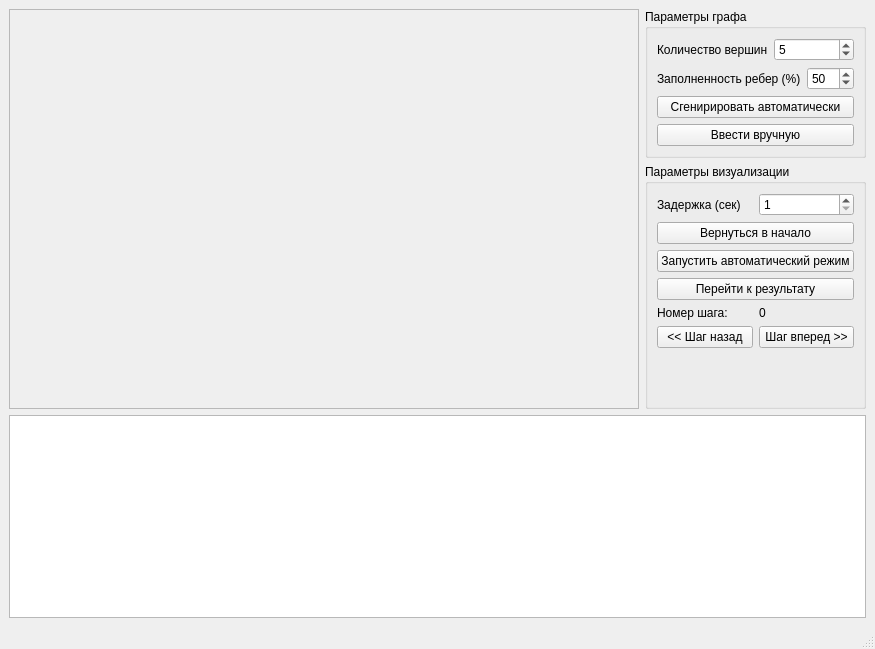
<?xml version="1.0" encoding="UTF-8"?>
<ui version="4.0">
 <class>MainWindow</class>
 <widget class="QMainWindow" name="MainWindow">
  <property name="geometry">
   <rect>
    <x>0</x>
    <y>0</y>
    <width>875</width>
    <height>649</height>
   </rect>
  </property>
  <property name="windowTitle">
   <string>Поиск Эйлерова пути</string>
  </property>
  <widget class="QWidget" name="centralwidget">
   <layout class="QVBoxLayout" name="verticalLayout_4">
    <item>
     <layout class="QHBoxLayout" name="horizontalLayout_5">
      <item>
       <widget class="QFrame" name="frGraphics">
        <property name="sizePolicy">
         <sizepolicy hsizetype="Expanding" vsizetype="Expanding">
          <horstretch>0</horstretch>
          <verstretch>0</verstretch>
         </sizepolicy>
        </property>
        <property name="minimumSize">
         <size>
          <width>600</width>
          <height>400</height>
         </size>
        </property>
        <property name="frameShape">
         <enum>QFrame::StyledPanel</enum>
        </property>
        <property name="frameShadow">
         <enum>QFrame::Raised</enum>
        </property>
       </widget>
      </item>
      <item>
       <layout class="QVBoxLayout" name="verticalLayout_3">
        <item>
         <widget class="QGroupBox" name="grbGraph">
          <property name="title">
           <string>Параметры графа</string>
          </property>
          <layout class="QVBoxLayout" name="verticalLayout">
           <item>
            <layout class="QHBoxLayout" name="horizontalLayout">
             <item>
              <widget class="QLabel" name="label">
               <property name="text">
                <string>Количество вершин</string>
               </property>
              </widget>
             </item>
             <item>
              <widget class="QSpinBox" name="spbVCount">
               <property name="minimum">
                <number>2</number>
               </property>
               <property name="value">
                <number>5</number>
               </property>
              </widget>
             </item>
            </layout>
           </item>
           <item>
            <layout class="QHBoxLayout" name="horizontalLayout_6">
             <item>
              <widget class="QLabel" name="label_4">
               <property name="text">
                <string>Заполненность ребер (%)</string>
               </property>
              </widget>
             </item>
             <item>
              <widget class="QSpinBox" name="spbEProcent">
               <property name="minimum">
                <number>2</number>
               </property>
               <property name="maximum">
                <number>100</number>
               </property>
               <property name="value">
                <number>50</number>
               </property>
              </widget>
             </item>
            </layout>
           </item>
           <item>
            <widget class="QPushButton" name="btnGenerate">
             <property name="text">
              <string>Сгенирировать автоматически</string>
             </property>
            </widget>
           </item>
           <item>
            <widget class="QPushButton" name="btnInput">
             <property name="text">
              <string>Ввести вручную</string>
             </property>
            </widget>
           </item>
          </layout>
         </widget>
        </item>
        <item>
         <widget class="QGroupBox" name="grbVisualization">
          <property name="title">
           <string>Параметры визуализации</string>
          </property>
          <layout class="QVBoxLayout" name="verticalLayout_2">
           <item>
            <layout class="QHBoxLayout" name="horizontalLayout_3">
             <item>
              <widget class="QLabel" name="label_2">
               <property name="text">
                <string>Задержка (сек)</string>
               </property>
              </widget>
             </item>
             <item>
              <widget class="QSpinBox" name="spbDelay">
               <property name="minimum">
                <number>1</number>
               </property>
               <property name="maximum">
                <number>60</number>
               </property>
               <property name="value">
                <number>1</number>
               </property>
              </widget>
             </item>
            </layout>
           </item>
           <item>
            <widget class="QPushButton" name="btnReset">
             <property name="text">
              <string>Вернуться в начало</string>
             </property>
            </widget>
           </item>
           <item>
            <widget class="QPushButton" name="btnStartAuto">
             <property name="text">
              <string>Запустить автоматический режим</string>
             </property>
            </widget>
           </item>
           <item>
            <widget class="QPushButton" name="btnShowResult">
             <property name="text">
              <string>Перейти к результату</string>
             </property>
            </widget>
           </item>
           <item>
            <layout class="QHBoxLayout" name="horizontalLayout_4">
             <item>
              <widget class="QLabel" name="label_3">
               <property name="text">
                <string>Номер шага:</string>
               </property>
              </widget>
             </item>
             <item>
              <widget class="QLabel" name="lblStep">
               <property name="text">
                <string>0</string>
               </property>
              </widget>
             </item>
            </layout>
           </item>
           <item>
            <layout class="QHBoxLayout" name="horizontalLayout_2">
             <item>
              <widget class="QPushButton" name="btnStepBack">
               <property name="text">
                <string>&lt;&lt; Шаг назад</string>
               </property>
              </widget>
             </item>
             <item>
              <widget class="QPushButton" name="btnStepFront">
               <property name="text">
                <string>Шаг вперед &gt;&gt;</string>
               </property>
              </widget>
             </item>
            </layout>
           </item>
           <item>
            <spacer name="verticalSpacer">
             <property name="orientation">
              <enum>Qt::Vertical</enum>
             </property>
             <property name="sizeHint" stdset="0">
              <size>
               <width>20</width>
               <height>40</height>
              </size>
             </property>
            </spacer>
           </item>
          </layout>
         </widget>
        </item>
       </layout>
      </item>
     </layout>
    </item>
    <item>
     <widget class="QTextEdit" name="textEdit"/>
    </item>
   </layout>
  </widget>
  <widget class="QMenuBar" name="menubar">
   <property name="geometry">
    <rect>
     <x>0</x>
     <y>0</y>
     <width>875</width>
     <height>21</height>
    </rect>
   </property>
  </widget>
  <widget class="QStatusBar" name="statusbar"/>
 </widget>
 <resources/>
 <connections/>
</ui>
